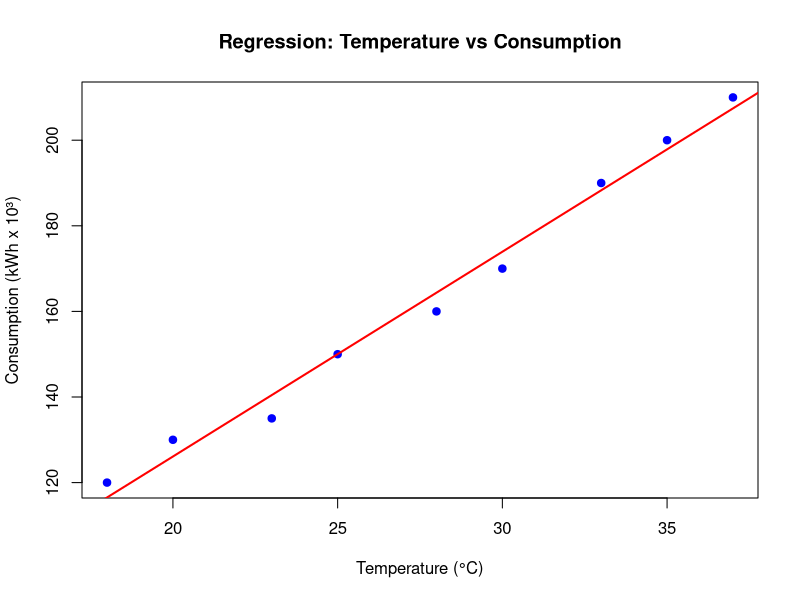
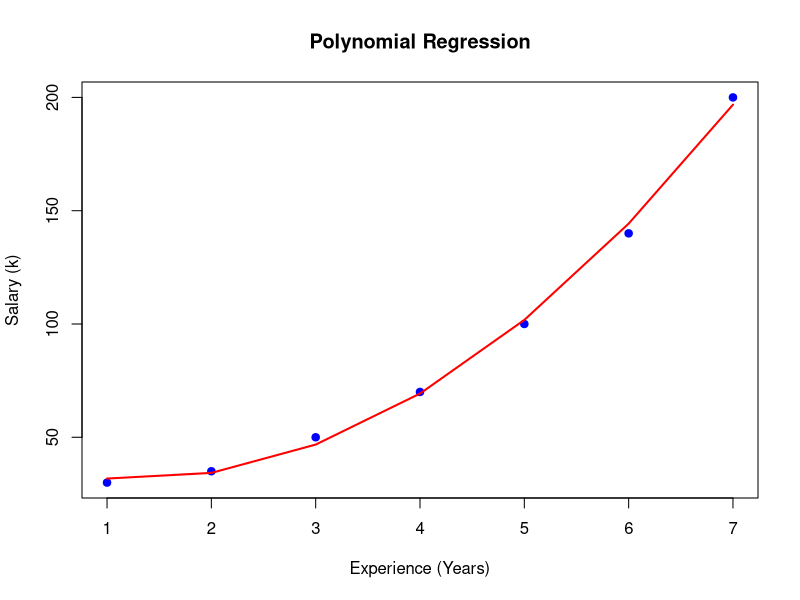
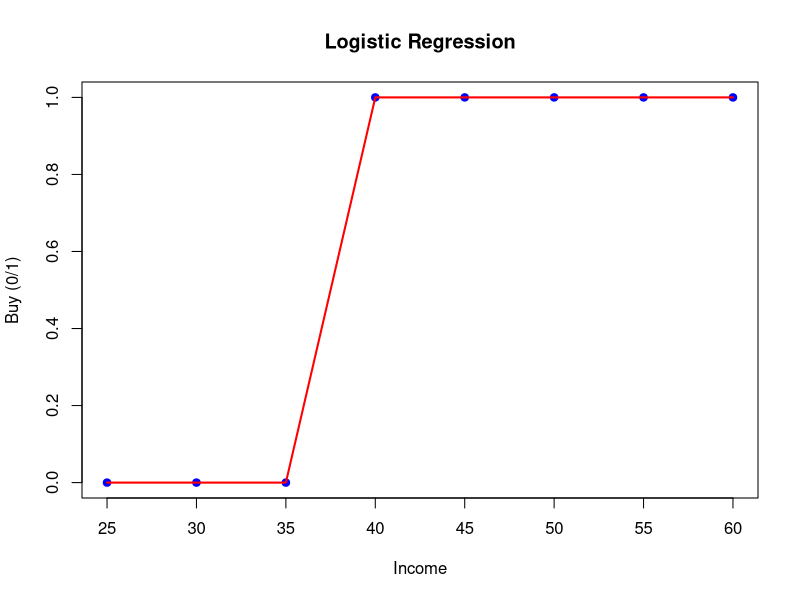

Here is the R script that generated these plots, in order:

# Linear regressio
# Data
x <- c(18, 20, 23, 25, 28, 30, 33, 35, 37)
y <- c(120, 130, 135, 150, 160, 170, 190, 200, 210)

# Linear regression model
model <- lm(y ~ x)

# Display summary of the model
summary(model)

# Predicted values
pred <- predict(model)

# Plot the data and regression line
plot(x, y, main="Regression: Temperature vs Consumption",
     xlab="Temperature (°C)", ylab="Consumption (kWh x 10³)",
     pch=19, col="blue")
abline(model, col="red", lwd=2)



# Multiple Linear Regression
x1 <- c(20,22,25,27,30,32,34,36,38)
x2 <- c(60,65,68,70,72,74,75,78,80)
y <- c(130,140,150,160,175,190,200,215,225)

model2 <- lm(y ~ x1 + x2)
summary(model2)



# Polynomial Regression (Quadratic)
x <- c(1,2,3,4,5,6,7)
y <- c(30,35,50,70,100,140,200)

model3 <- lm(y ~ poly(x, 2))  # 2nd degree polynomial
summary(model3)

# Plot
plot(x, y, pch=19, col="blue",
     xlab="Experience (Years)", ylab="Salary (k)",
     main="Polynomial Regression")
lines(sort(x), predict(model3, data.frame(x=sort(x))), col="red", lwd=2)




# Logistic Regression
x <- c(25, 30, 35, 40, 45, 50, 55, 60)
y <- c(0, 0, 0, 1, 1, 1, 1, 1)

model4 <- glm(y ~ x, family = binomial)
summary(model4)

# Predicted probabilities
pred <- predict(model4, type = "response")
print(pred)

# Plot
plot(x, y, pch=19, col="blue", xlab="Income", ylab="Buy (0/1)",
     main="Logistic Regression")
lines(sort(x), pred[order(x)], col="red", lwd=2)

